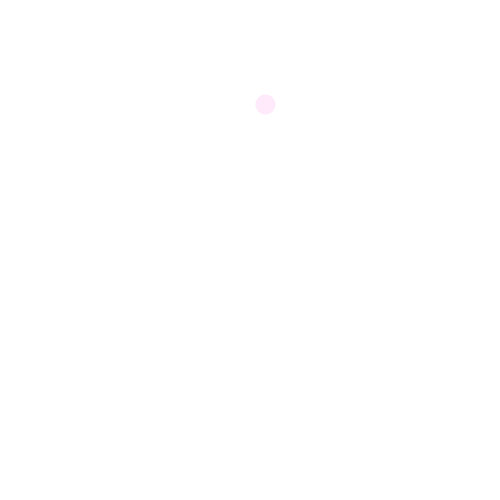
Frame 1 (no input)
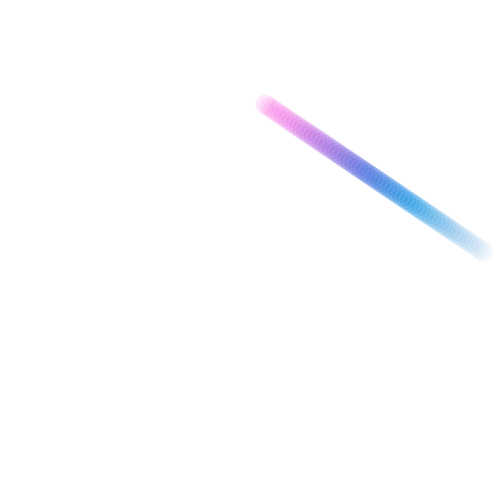
Frame 60 (the mouse pressed at the canvas centre just before this capture)
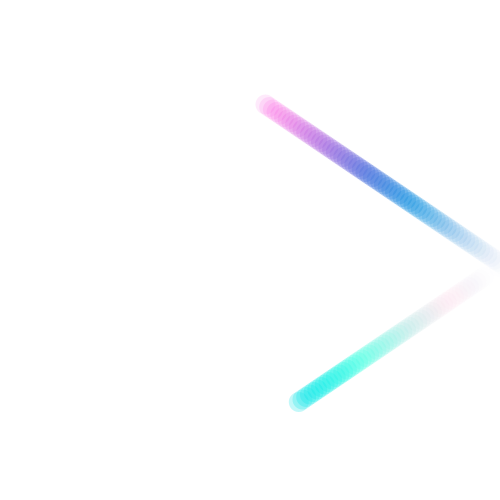
Frame 120 (the mouse held since frame 60 and released just before this capture)

The Processing sketch that drew these frames (run headless with seeded random() and noise(); from frame 60 on, the mouse is pressed at the canvas centre):

// Processing sketch: processing_12895
// ── processing_12895.pde

float x = random(410.6);
float y = random(402.3);

float r = random (255);
float g = random (255);
float b = random (255);
float a = random (0, 90);

float xspeed = 3.7;
float yspeed = 2.5;
float rspeed = 6.9;
float gspeed = 1.9;
float bspeed = 0.1;
float aspeed = 2.3;





void setup(){
  size (500,500);
  background(255);
  
  smooth();
}

void draw(){
 
 noStroke();
 fill(r,g,b,a);
 ellipse(x,y,20,20);


x = x + xspeed;
y = y + yspeed;
r = r + rspeed;
g = g + gspeed;
b = b + bspeed;
a = a + aspeed;

if (x >width || (x < 0)) {
  xspeed = xspeed *-1;
  
  
 
  
}
if (y >height || (y < 0)){
  yspeed = yspeed*-1;
}
if (r > 255|| (r < 0)){
  rspeed = rspeed * -1;
}
if (g > 255 || (g <0)){
  gspeed = gspeed * -1;
}
if (b > 255 || (b < 0)){
  bspeed = bspeed * -1;
}

if (a > 90 || (a < 0)){
  aspeed = aspeed * - 1;
}
}
